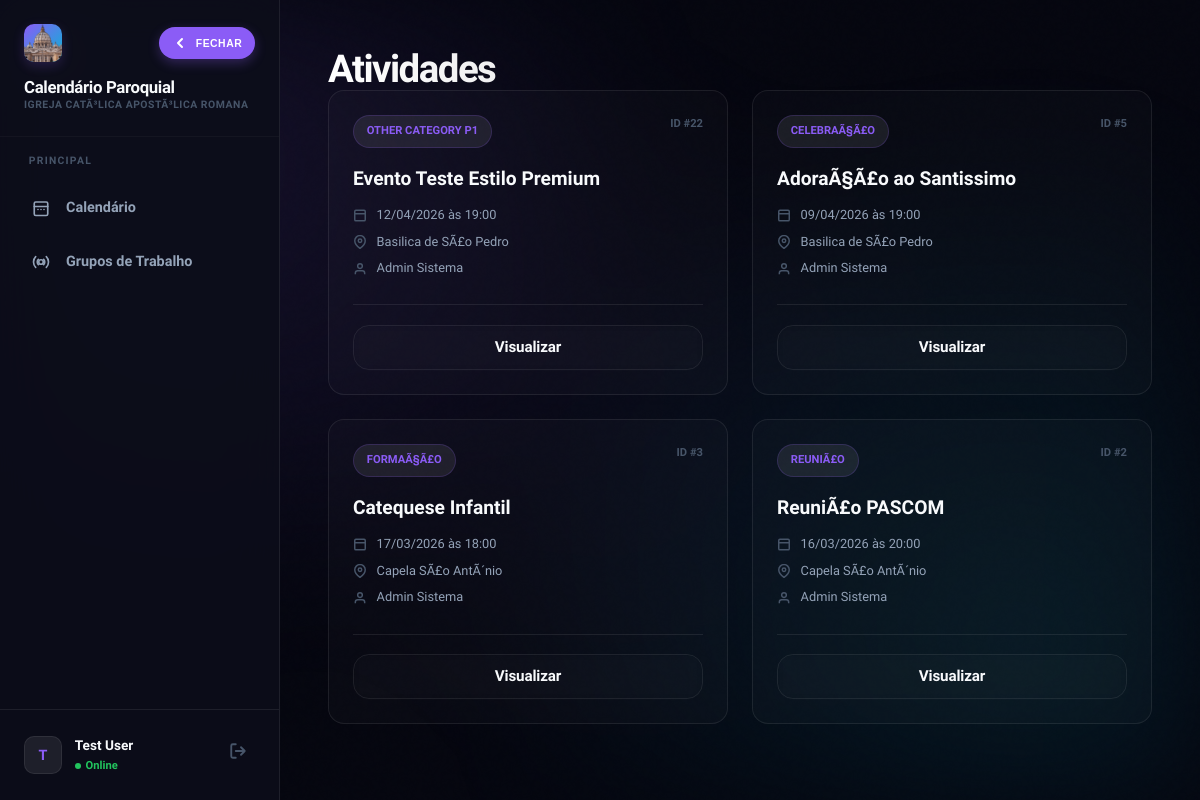
The app's page /atividades.php (signed in), older data.
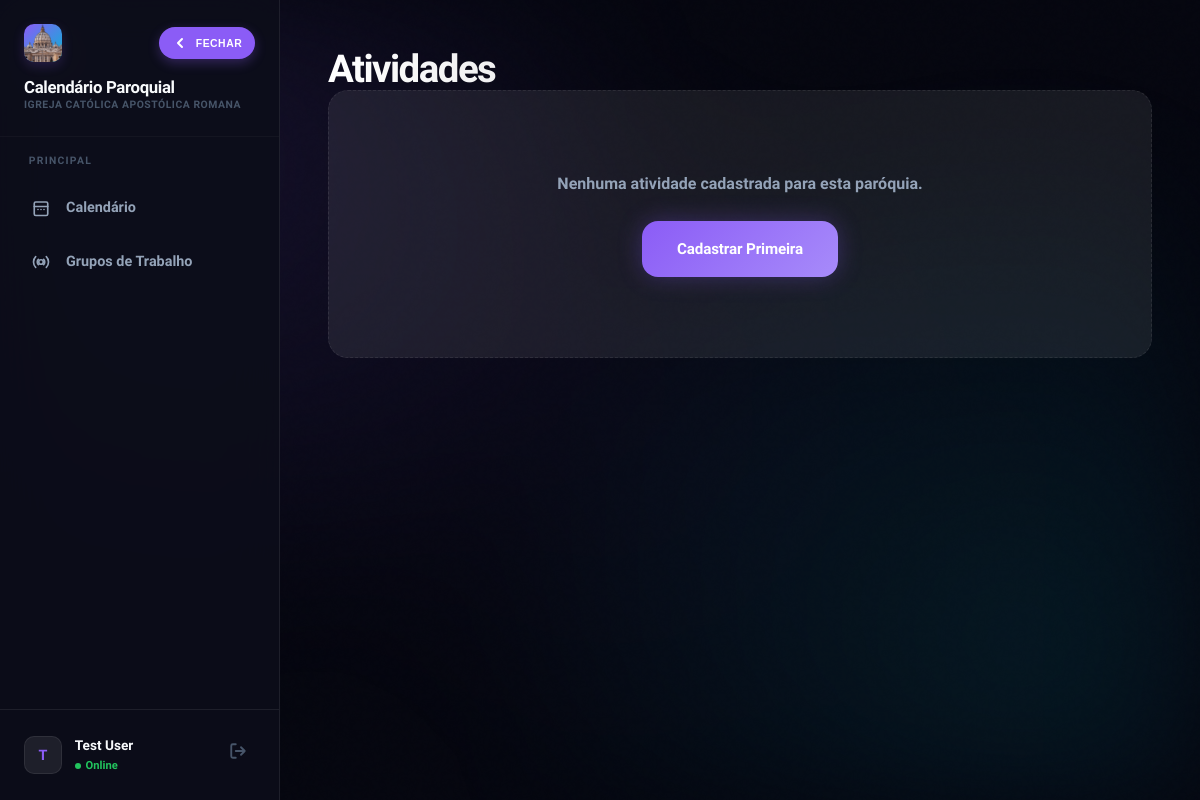
The same page, newer data.
### tables this page shows
CREATE TABLE `paroquias` (
  `id` int(10) unsigned NOT NULL AUTO_INCREMENT,
  `nome` varchar(255) NOT NULL,
  `cidade` varchar(100) DEFAULT NULL,
  `estado` char(2) DEFAULT NULL,
  `diocese` varchar(255) DEFAULT NULL,
  `ativo` tinyint(1) DEFAULT 1,
  `data_criacao` timestamp NULL DEFAULT current_timestamp(),
  PRIMARY KEY (`id`)
);

CREATE TABLE `atividades` (
  `id` int(10) unsigned NOT NULL AUTO_INCREMENT,
  `nome` varchar(255) NOT NULL,
  `descricao` text DEFAULT NULL,
  `cor` varchar(7) DEFAULT '#3b82f6',
  `data_inicio` date NOT NULL,
  `hora_inicio` time DEFAULT NULL,
  `data_fim` date DEFAULT NULL,
  `hora_fim` time DEFAULT NULL,
  `local_id` int(10) unsigned DEFAULT NULL,
  `tipo_atividade_id` int(10) unsigned DEFAULT NULL,
  `categoria_id` int(10) unsigned DEFAULT NULL,
  `criador_id` int(10) unsigned DEFAULT NULL,
  `paroquia_id` int(10) unsigned DEFAULT NULL,
  `status` varchar(50) DEFAULT 'ativo',
  `restrito` tinyint(1) DEFAULT 0,
  `serie_key` varchar(100) DEFAULT NULL,
  `serie_frequencia` varchar(50) DEFAULT NULL,
  `serie_dias_semana` varchar(100) DEFAULT NULL,
  `serie_data_fim` date DEFAULT NULL,
  `data_criacao` timestamp NULL DEFAULT current_timestamp(),
  `ultima_atualizacao` timestamp NULL DEFAULT current_timestamp() ON UPDATE current_timestamp(),
  `is_multi_color` tinyint(1) DEFAULT 0,
  `is_flashing` tinyint(1) DEFAULT 0,
  PRIMARY KEY (`id`),
  KEY `fk_atividades_paroquia` (`paroquia_id`),
  KEY `fk_atividades_local` (`local_id`),
  KEY `fk_atividades_tipo` (`tipo_atividade_id`),
  CONSTRAINT `fk_atividades_local` FOREIGN KEY (`local_id`) REFERENCES `locais_paroquia` (`id`) ON DELETE SET NULL,
  CONSTRAINT `fk_atividades_paroquia` FOREIGN KEY (`paroquia_id`) REFERENCES `paroquias` (`id`) ON DELETE SET NULL,
  CONSTRAINT `fk_atividades_tipo` FOREIGN KEY (`tipo_atividade_id`) REFERENCES `tipos_atividade` (`id`) ON DELETE SET NULL
);

CREATE TABLE `tipos_atividade` (
  `id` int(10) unsigned NOT NULL AUTO_INCREMENT,
  `paroquia_id` int(10) unsigned DEFAULT NULL,
  `nome_tipo` varchar(100) NOT NULL,
  `cor` varchar(7) DEFAULT NULL,
  `icone` varchar(50) DEFAULT NULL,
  `descricao` text DEFAULT NULL,
  PRIMARY KEY (`id`)
);

CREATE TABLE `locais_paroquia` (
  `id` int(10) unsigned NOT NULL AUTO_INCREMENT,
  `paroquia_id` int(10) unsigned NOT NULL,
  `nome_local` varchar(255) NOT NULL,
  `descricao` text DEFAULT NULL,
  `ativo` tinyint(1) DEFAULT 1,
  `endereco` varchar(255) DEFAULT NULL,
  `telefone` varchar(20) DEFAULT NULL,
  `responsavel` varchar(100) DEFAULT NULL,
  `capacidade` int(11) DEFAULT NULL,
  PRIMARY KEY (`id`)
);

CREATE TABLE `usuarios` (
  `id` int(10) unsigned NOT NULL AUTO_INCREMENT,
  `nome` varchar(255) NOT NULL,
  `email` varchar(255) NOT NULL,
  `senha` varchar(255) NOT NULL,
  `perfil_id` int(10) unsigned DEFAULT NULL,
  `paroquia_id` int(10) unsigned DEFAULT NULL,
  `sexo` varchar(20) DEFAULT NULL,
  `telefone` varchar(20) DEFAULT NULL,
  `palavra_chave` varchar(255) DEFAULT NULL,
  `ativo` tinyint(1) DEFAULT 1,
  `perm_criar_eventos` tinyint(1) DEFAULT 0,
  `perm_editar_eventos` tinyint(1) DEFAULT 0,
  `perm_excluir_eventos` tinyint(1) DEFAULT 0,
  `perm_ver_restritos` tinyint(1) DEFAULT 0,
  `perm_cadastrar_usuario` tinyint(1) DEFAULT 0,
  `perm_admin_usuarios` tinyint(1) DEFAULT 0,
  `perm_ver_logs` tinyint(1) DEFAULT 0,
  `data_criacao` timestamp NULL DEFAULT current_timestamp(),
  `ultimo_login` timestamp NULL DEFAULT NULL,
  `data_nascimento` date DEFAULT NULL,
  `foto_perfil` varchar(255) DEFAULT NULL,
  `nivel_acesso` int(10) DEFAULT 0,
  `perfil_nome` varchar(50) DEFAULT NULL,
  `perm_ver_calendario` tinyint(1) DEFAULT 1,
  `perm_admin_sistema` tinyint(1) DEFAULT 0,
  `perm_gerenciar_catalogo` tinyint(1) DEFAULT 0,
  `perm_gerenciar_grupos` tinyint(1) DEFAULT 0,
  PRIMARY KEY (`id`),
  UNIQUE KEY `email` (`email`),
  KEY `fk_usuario_perfil` (`perfil_id`),
  KEY `fk_usuario_paroquia` (`paroquia_id`),
  CONSTRAINT `fk_usuario_paroquia` FOREIGN KEY (`paroquia_id`) REFERENCES `paroquias` (`id`) ON DELETE SET NULL,
  CONSTRAINT `fk_usuario_perfil` FOREIGN KEY (`perfil_id`) REFERENCES `perfis` (`id`) ON DELETE SET NULL
);

### config.php (called while the page is built, shortened)
<?php
function can(string $permission): bool {
    return isset($_SESSION['perms'][$permission]) && (bool)$_SESSION['perms'][$permission] === true;
}
function has_level(int $min_level): bool {
    return isset($_SESSION['usuario_nivel']) && (int)$_SESSION['usuario_nivel'] <= $min_level;
}
function h(mixed $v): string {
    return htmlspecialchars((string)($v ?? ''), ENT_QUOTES, 'UTF-8');
}
?>

### functions.php (called while the page is built, shortened)
<?php
require_once __DIR__ . '/config.php';
function formatTime(?string $time): string {
    return substr((string)$time, 0, 5);
}
function current_paroquia_id(): int {
    return (int)($_SESSION['paroquia_id'] ?? 0);
}
?>

### atividades.php (the view, shortened to what the rows shown need)
<?php
require_once 'functions.php';
$pid = current_paroquia_id();
$sql = "
    SELECT a.*, l.nome_local, t.nome_tipo, t.icone, u.nome as criador_nome
    FROM atividades a
    LEFT JOIN locais_paroquia l ON a.local_id = l.id
    LEFT JOIN tipos_atividade t ON a.tipo_atividade_id = t.id
    LEFT JOIN usuarios u ON a.criador_id = u.id
    WHERE a.paroquia_id = ?
      AND (a.restrito = 0 OR ? = 1 OR a.criador_id = ?)
    ORDER BY a.data_inicio DESC, a.hora_inicio DESC
";
$userId = (int)($_SESSION['usuario_id'] ?? 0);
$canVerRestritos = (int)can('ver_restritos');
$stmt = $conn->prepare($sql);
$stmt->bind_param('iii', $pid, $canVerRestritos, $userId);
$stmt->execute();
$activities = $stmt->get_result();
?>
<!DOCTYPE html>
<html lang="pt-BR">
<head>
    <link rel="stylesheet" href="style.css?v=2.5.1">
    <link rel="stylesheet" href="css/responsive.css?v=2.5.1">
</head>
<body>
    <div class="app-shell">
        <?php include 'sidebar.php'; ?>
        <main class="main-content">
                        <header class="calendar-header animate-in">
                <div class="month-display">
                    <h1 class="gradient-text">Atividades</h1>
                </div>
            </header>
            <section class="activity-grid animate-in" style="animation-delay: 0.1s;">
                <?php if ($activities->num_rows > 0): ?>
                    <?php while ($row = $activities->fetch_assoc()):
                        $di = new DateTime($row['data_inicio']);
                    ?>
                    <article class="glass-card activity-card">
                        <div class="card-header">
                            <span class="type-badge"><?= h($row['nome_tipo'] ?: 'Evento') ?></span>
                            <div style="font-size: 0.7rem; color: var(--text-ghost); font-weight: 700;">
                                ID #<?= $row['id'] ?>
                            </div>
                        </div>
                        <div class="card-body">
                            <h3><?= h($row['nome']) ?></h3>
                            <div class="meta-item">
                                <svg width="14" height="14" viewBox="0 0 24 24" fill="none" stroke="currentColor" stroke-width="2.5"><rect width="18" height="18" x="3" y="4" rx="2"/><line x1="3" x2="21" y1="10" y2="10"/></svg>
                                <?= $di->format('d/m/Y') ?> às <?= formatTime($row['hora_inicio']) ?>
                            </div>
                            <div class="meta-item">
                                <svg width="14" height="14" viewBox="0 0 24 24" fill="none" stroke="currentColor" stroke-width="2.5"><path d="M21 10c0 7-9 13-9 13s-9-6-9-13a9 9 0 0 1 18 0z"/><circle cx="12" cy="10" r="3"/></svg>
                                <?= h($row['nome_local'] ?: 'Sem local definido') ?>
                            </div>
                            <div class="meta-item">
                                <svg width="14" height="14" viewBox="0 0 24 24" fill="none" stroke="currentColor" stroke-width="2.5"><path d="M20 21v-2a4 4 0 0 0-4-4H8a4 4 0 0 0-4 4v2"/><circle cx="12" cy="7" r="4"/></svg>
                                <?= h($row['criador_nome'] ?: 'Sistema') ?>
                            </div>
                        </div>
                        <div class="card-footer">
                            <a href="ver_atividade.php?id=<?= $row['id'] ?>" class="btn btn-ghost" style="padding: 0.6rem; flex: 1;">Visualizar</a>
                        </div>
                    </article>
                    <?php endwhile; ?>
                <?php endif; ?>
            </section>
        </main>
    </div>
</body>
</html>

### sidebar.php (shortened to what the rows shown need)
<?php
require_once 'config.php';
$parish_name = 'Igreja Católica';
$pid = $_SESSION['paroquia_id'] ?? 0;
if ($pid > 0) {
    $stmt = $conn->prepare("SELECT nome FROM paroquias WHERE id = ?");
    $stmt->bind_param('i', $pid);
    $stmt->execute();
    $resParish = $stmt->get_result();
    if ($resParish && $resParish->num_rows > 0) {
        $parish_name = $resParish->fetch_assoc()['nome'];
    }
}
$all_parishes = [];
?>
<aside class="sidebar" id="mainSidebar">
    <div class="sidebar-header">
        <div class="brand-details">
            <span class="brand-text">Calendário Paroquial</span>
            <?php if (count($all_parishes) > 1): ?>
                <select class="brand-sub-select" onchange="window.location.href='select_paroquia.php?id='+this.value">
                    <?php if ($pid == 0): ?><option value="0" selected>Selecionar...</option><?php endif; ?>
                    <?php foreach($all_parishes as $p): ?>
                        <option value="<?= $p['id'] ?>" <?= $p['id'] == $pid ? 'selected' : '' ?>><?= h($p['nome']) ?></option>
                    <?php endforeach; ?>
                </select>
            <?php else: ?>
                <span class="brand-sub"><?= h($parish_name) ?></span>
            <?php endif; ?>
        </div>
    </div>
</aside>

Row changes from the older to the newer data that the page shows:
removed atividades: tipo_atividade.nome_tipo "OTHER CATEGORY P1", id "22", nome "Evento Teste Estilo Premium", data_inicio "12/04/2026", hora_inicio "19:00", local.nome_local "Basilica de SÃ£o Pedro", usuarios.nome "Admin Sistema"
removed atividades: tipo_atividade.nome_tipo "CELEBRAÃ§Ã£O", id "5", nome "AdoraÃ§Ã£o ao Santissimo", data_inicio "09/04/2026", hora_inicio "19:00", local.nome_local "Basilica de SÃ£o Pedro", usuarios.nome "Admin Sistema"
removed atividades: tipo_atividade.nome_tipo "FORMAÃ§Ã£O", id "3", nome "Catequese Infantil", data_inicio "17/03/2026", hora_inicio "18:00", local.nome_local "Capela SÃ£o AntÃ´nio", usuarios.nome "Admin Sistema"
removed atividades: tipo_atividade.nome_tipo "REUNIÃ£O", id "2", nome "ReuniÃ£o PASCOM", data_inicio "16/03/2026", hora_inicio "20:00", local.nome_local "Capela SÃ£o AntÃ´nio", usuarios.nome "Admin Sistema"
changed paroquias: nome "IGREJA CATÃ³LICA APOSTÃ³LICA ROMANA" → "IGREJA CATÓLICA APOSTÓLICA ROMANA"
Text that changed along with them:
text now shown: "Nenhuma atividade cadastrada para esta paróquia. Cadastrar Primeira"
